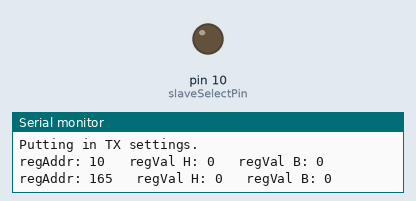
Recording of a sketch running on a simulated Arduino Uno, built with avr-gcc and run on an emulated ATmega328P. On the bench: output pins drawn as LEDs (lit = HIGH), the last lines printed to the serial monitor.

Above: at 1.8 s.
At 2.8 s:
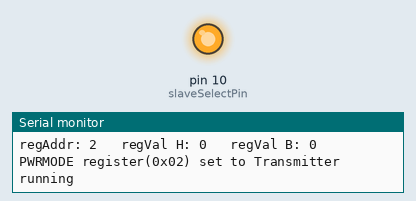
Timing chart, 0 to 32.4 s (numbered marks = the images above):
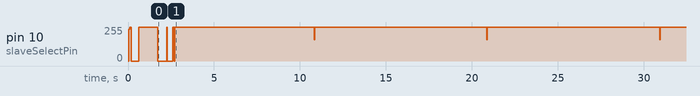

The sketch:

ax5043-458Mhz-TX-1.2.ino
```cpp
// ***********************************************************************************************
//  Name:      Basic read/write test
//  Date:       16 May 2022
//  Brief:       Crude SPI test - read write
//  Author:     Jonathan Askey
// ***********************************************************************************************

// RDF put in configuration values from : https://www.notblackmagic.com/bitsnpieces/ax5043/
// For 16 Mhz Crystal with 5 pF capacitance. RF 458.75 MHz. AFSK modulation. Power 16dBm.

/*  SPI connections
    Uno/Nano      AX5043
    MOSI  11      17
    MISO  12      16
    SCK   13      15
    SS    10      14
    3.3v          23
    GND            6
*/

/*
   (Startup routine from Data sheet)
   Reset the Chip. Set SEL to high for at least 1μs, then low. Wait until MISO goes high.
  Set, and then clear, the RST bit of register PWRMODE.
  2. Set the PWRMODE register to POWERDOWN.
  3. Program parameters. It is recommended that suitable parameters are calculated
  using the AX_RadioLab tool available from Axsem.
*/
```

b_setup.ino
```cpp
# include <SPI.h>

uint8_t slaveSelectPin = 10; // CS Chip Select
uint8_t MISOPin = 12; // MISO
uint16_t regAddr = 0x00;
uint16_t regVal = 0x00;
uint16_t configure1[2][10]; // Declare array
uint16_t configure2[2][13]; // Declare array
uint16_t configure3[2][7]; // Declare array
int i = 0;
int j = 0;

void setup() {
  Serial.begin(9600);
  digitalWrite(slaveSelectPin, HIGH);
  pinMode(slaveSelectPin, OUTPUT); // set the SS pin as an output
  SPI.begin();         // initialize the SPI library
  SPI.beginTransaction(SPISettings(14000000, MSBFIRST, SPI_MODE0));

  // Reset the AX5043, (SEL Pin 14)
  digitalWrite(slaveSelectPin, HIGH);
  delay (1); // 1mS delay
  digitalWrite(slaveSelectPin, LOW);

  if ( MISOPin = HIGH)      // test bit shown.
  {
    // Reset test
    Serial.print("\n"); //newline
    Serial.print("Reset chip done OK. MISO now high");
    Serial.print("\n"); //newline
  }
  else
  {
    Serial.print("\n"); //newline
    Serial.print("Reset chip failed. MISO still low");
    Serial.print("\n"); //newline
  }

  regAddr = 0x02; // PWRMODE register
  regVal = 0x80;  // Set the Reset pin
  writeRegister(regAddr, regVal); // Function call
  Serial.print("PWRMODE register(0x02) set to reset");
  Serial.print("\n"); //newline

  regAddr = 0x02; // PWRMODE register
  regVal = 0x00;  // Set the Reset pin
  writeRegister(regAddr, regVal); // Function call
  Serial.print("PWRMODE register(0x02) set to power down");
  Serial.print("\n"); //newline

  Serial.print("Change Registers as per the Not Black Magic website");
  Serial.print("\n"); //newline

  // uint16_t configure1[2][10]  = { { 0xF10, 0xF11, 0xF35, 0x184, 0xF34, 0x032, 0x34, 0x35, 0x36, 0x37, }, { 0x03, 0x07, 0x10, 0x02, 0x28, 0x1C, 0x01, 0xB1, 0x99, 0x9A,  } }; // configuration values into array for 27.1 MHz
  // uint16_t configure1[2][10]  = { { 0xF10, 0xF11, 0xF35, 0x184, 0xF34, 0x032, 0x34, 0x35, 0x36, 0x37, }, { 0x03, 0x07, 0x10, 0x02, 0x28, 0x04, 0x19, 0x9F, 0x72, 0xC0,  } }; // configuration values into array for 433 MHz
  // uint16_t configure1[2][10]  = { { 0xF10, 0xF11, 0xF35, 0x184, 0xF34, 0x032,0x34, 0x35, 0x36, 0x37, }, { 0x03, 0x07, 0x10, 0x02, 0x28, 0x04, 0x19, 0xA0, 0xD8, 0xB8,  } }; // configuration values into array for 434 MHz
  // uint16_t configure1[2][10]  = { { 0xF10, 0xF11, 0xF35, 0x184, 0xF34, 0x032, 0x34, 0x35, 0x36, 0x37, }, { 0x03, 0x07, 0x10, 0x02, 0x28, 0x04, 0x1B, 0x47, 0x33, 0x34,  } }; // configuration values into array for 436.45 MHz
  // uint16_t configure1[2][10]  = { { 0xF10, 0xF11, 0xF35, 0x184, 0xF34, 0x032, 0x34, 0x35, 0x36, 0x37, }, { 0x03, 0x07, 0x10, 0x02, 0x28, 0x04, 0x19, 0xB7, 0x85, 0x85,  } }; // configuration values into array for 435,50 MHz
  uint16_t configure1[2][10]  = { { 0xF10, 0xF11, 0xF35, 0x184, 0xF34, 0x032, 0x34, 0x35, 0x36, 0x37, }, { 0x03, 0x07, 0x10, 0x02, 0x28, 0x04, 0x1C, 0xAC, 0x00, 0x00,  } }; // configuration values into array for 458.75 MHz

  for (int i = 0; i < 10; i++)
  {
    for (int j = 0; j < 1; j++)
    {
      regAddr = configure1[j][i];
      regVal = configure1[j + 1][i];

      writeRegister(regAddr, regVal); // Function call
    }
  }

  Serial.print("Initial Configuration finished");
  Serial.print("\n"); //newline

  delay(1000); // wait for 1 sec for auto ranging

  byte value = regVal ;      // test bit shown. Test if both are true.
  byte testbit4 = 0x10 ;     // a byte with only bit 4 set
  if ( value & testbit4 )      // test bit shown. Test if both are true.
    //  if (bitRead(regVal, 5) = HIGH ) // test bit shown. Test if both are true. Does not work.
  {
    // Auto ranging failed
    Serial.print("Auto ranging failed");
    Serial.print("\n"); //newline
  }
  else
  {
    // Auto ranging successful
    Serial.print("\n"); //newline
    Serial.print("Auto ranging successful");
    Serial.print("\n"); //newline
    Serial.print("\n"); //newline
  }
  // Read the register for the address below:
  regAddr = 0x33;
  // uint16_t regVal = 0x00;
  digitalWrite(10, LOW);
  // SPI.transfer(regAddr & 0x7F);   // send address + r/w bit
  SPI.transfer(0x00 + regAddr);      // 8 bit - bit 7 is R(0)W(1) and then 7 address bits
  regVal = SPI.transfer(0);          // retrieve reg value

  // display reg value
  Serial.print("regAddr: ");
  Serial.print(regAddr, HEX);
  Serial.print("   regVal H: ");
  Serial.print(regVal, HEX);
  Serial.print("   regVal B: ");
  Serial.println(regVal, BIN);
  digitalWrite(10, HIGH);

  // TX settings
  Serial.print("\n"); //newline
  Serial.print("Putting in TX settings.");
  Serial.print("\n"); //newline

  // TX settings. (Wire mode is set up by putting in 2 registers at the end - 0x22 and 0x23. Values 0x04, 0x04 respectively.)
  // Note that Afskmark and Afkspace registers (0x110, 0x111, 0x112, 0x113) are different for TX & RX  (TX values are 0x02, 0x05, 0x01, 0x04)
  uint16_t configure2[2][13]  = { {  0x010, 0x165, 0x166, 0x167, 0x161, 0x162, 0x163, 0x110, 0x111, 0x112, 0x113, 0x16A, 0x16B }, { 0x0A, 0x04, 0x0E, 0x0B, 0xA, 0x8, 0xE, 0x02, 0x05, 0x01, 0x04, 0x40, 0x96 } }; // configuration values into array

  // Putting in settings
  for (int i = 0; i < 13; i++)
  {
    for (int j = 0; j < 1; j++)
    {
      regAddr = configure2[j][i];
      regVal = configure2[j + 1][i];

      writeRegister(regAddr, regVal); // Function call
    }
  }

  // Encoding & Framing settings
  Serial.print("\n"); //newline
  Serial.print("Putting in Encoding & Framing settings.");
  Serial.print("\n"); //newline

  // Encoding & Framing settings.
  uint16_t configure3[2][7]  = { {  0x011, 0x012, 0xF72, 0x201, 0x203, 0x233, 0x230 }, { 0x03, 0x014, 0x00, 0xF0, 0xFF, 0x20, 0x0D } }; // configuration values into array

  // Putting in settings
  for (int i = 0; i < 7; i++)
  {
    for (int j = 0; j < 1; j++)
    {
      regAddr = configure3[j][i];
      regVal = configure3[j + 1][i];

      writeRegister(regAddr, regVal); // Function call
    }
  }
  Serial.print("\n"); //newline
  Serial.print("AX5043 Encoding & Framing configuration finished");
  Serial.print("\n"); //newline
  Serial.print("\n"); //newline

  Serial.print("\n"); //newline
  Serial.print("AX5043 TX configuration finished");
  Serial.print("\n"); //newline
  Serial.print("\n"); //newline


}
```

c_loop.ino
```cpp
void loop() {
// TX switches on for 8 secs / Off for  2 secs.
  regAddr = 0x02; // PWRMODE register
  regVal = 0x6D;  // Transmitter running
  writeRegister(regAddr, regVal); // Function call
  Serial.print("PWRMODE register(0x02) set to Transmitter running");
  Serial.print("\n"); //newline
  Serial.print("\n"); //newline

  delay(8000);                // waits for 8 second

  regAddr = 0x02; // PWRMODE register
  regVal = 0x65;  // Standby
  writeRegister(regAddr, regVal); // Function call

  regAddr = 0x02; // PWRMODE register
  regVal = 0x67;  // FIFO enabled
  writeRegister(regAddr, regVal); // Function call

  delay(2000);                // waits for 2 second

}
```

d_functions.ino
```cpp
void writeRegister(uint16_t regAddr, uint16_t regVal) {
  // /*
  // WRITE TO REGISTER
  digitalWrite(10, LOW);            // Select set the SS pin to LOW
  // SPI.transfer(0x87);                // 8 bit - bit 7 is R(0)W(1) and then 7 address bits
  SPI.transfer(0x80 + regAddr);                // 8 bit - bit 7 is R(0)W(1) and then 7 address bits
  // SPI.transfer(5);                  // data value
  SPI.transfer(regVal);                  // data value
  digitalWrite(10, HIGH);            // Deselect set the SS pin HIGH
  // */

  // Read the register we have just written to
  digitalWrite(10, LOW);
  // SPI.transfer(regAddr & 0x7F);   // send address + r/w bit
  SPI.transfer(0x00 + regAddr);                // 8 bit - bit 7 is R(0)W(1) and then 7 address bits
  regVal = SPI.transfer(0);        // retrieve reg value

  // display reg value
  Serial.print("regAddr: ");
  Serial.print(regAddr, HEX);
  Serial.print("   regVal H: ");
  Serial.print(regVal, HEX);
  Serial.print("   regVal B: ");
  Serial.println(regVal, BIN);
  digitalWrite(10, HIGH);

}
/*
  // (NOT WORKING) Debug Fxtal signal set PINFUNCSYSCLK (x21) to output fxtal/16
    uint16_t configure1[2][6]  = { { 0xF10, 0xF11, 0xF35, 0x32, 0x184, 0x21 }, { 0x03, 0x07, 0x10, 0x00, 0x02, 0x08  } }; // Debug fxtal/16

    for (int i = 0; i < 6; i++)
    {
    for (int j = 0; j < 1; j++)
    {
      regAddr = configure1[j][i];
      regVal = configure1[j + 1][i];

      writeRegister(regAddr, regVal); // Function call
    }
    }

    Serial.print("\n"); //newline
    Serial.print("Debug Fxtal signal finished");
*/
```

Measured:
- by itself, pin 10 (slaveSelectPin): 239/255 → 255/255 at 0.09 s, → 0/255 0.10 s later, → 255/255 0.43 s later, → 0/255 1.1 s later, … (15 changes in this stretch)
